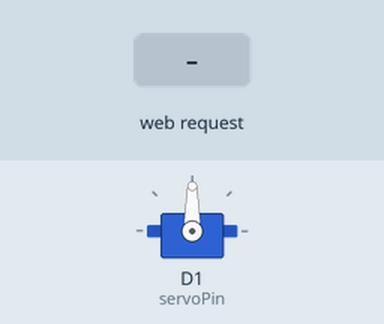
Simulated run of this sketch. Board: ESP8266 (NodeMCU). Shown: servo. Inputs (shaded band) come from the test bench. WiFi joins after 1.5 s; servers stay silent unless stated; what the sketch prints to the serial monitor is not drawn.

Above: at 2.7 s.
2.8 s: HTTP request GET /moisture received
At 3.2 s:
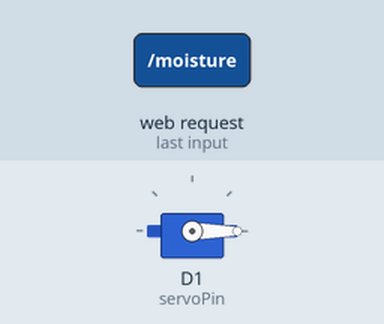
Timing chart, 0 to 5.8 s (numbered marks = the images above; inputs shaded):
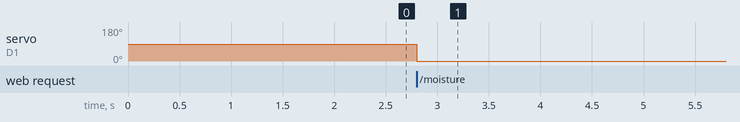

Measured:
- after the input at 2.8 s, servo on D1 (servoPin): 90° → 0° at once

The sketch:

soilmoistureservo.ino
```cpp
#include <ESP8266WiFi.h>
#include <ESP8266WebServer.h>
#include <Servo.h>

const char* ssid = "AARAV";
const char* password = "12345678";

ESP8266WebServer server(80);
Servo myservo;

int soilMoisturePin = A0; // Analog pin connected to soil moisture sensor
int servoPin = D1;        // Digital pin connected to servo motor
int thresholdValue = 530; // Threshold value for soil moisture

void setup() {
  Serial.begin(115200);
  WiFi.begin(ssid, password);

  while (WiFi.status() != WL_CONNECTED) {
    delay(500);
    Serial.print(".");
  }
  Serial.println("");
  Serial.print("Connected to ");
  Serial.println(ssid);
  Serial.print("IP address: ");
  Serial.println(WiFi.localIP());

  myservo.attach(servoPin);
  server.on("/", handleRoot);
  server.on("/moisture", handleMoisture);
  server.begin();
}

void loop() {
  server.handleClient();
}

void handleRoot() {
  String page = "<html><body><h1>Servo Control</h1><p>Click to control servo:</p><a href=\"/moisture\">Read Moisture and Actuate Servo</a></body></html>";
  server.send(200, "text/html", page);
}

void handleMoisture() {
  int moistureValue = analogRead(soilMoisturePin);
  Serial.print("Soil Moisture: ");
  Serial.println(moistureValue);

  if (moistureValue > thresholdValue) {
    myservo.write(90); // Rotate servo to dig into the soil
    Serial.println("Dry soil detected - Servo actuated");
  } else {
    myservo.write(0); // Rotate servo back to initial position
    Serial.println("Wet soil detected - Servo returned to initial position");
  }
  server.send(200, "text/plain", "Soil moisture read and servo actuated");
}
```

RoverCode.ino
```cpp

```
